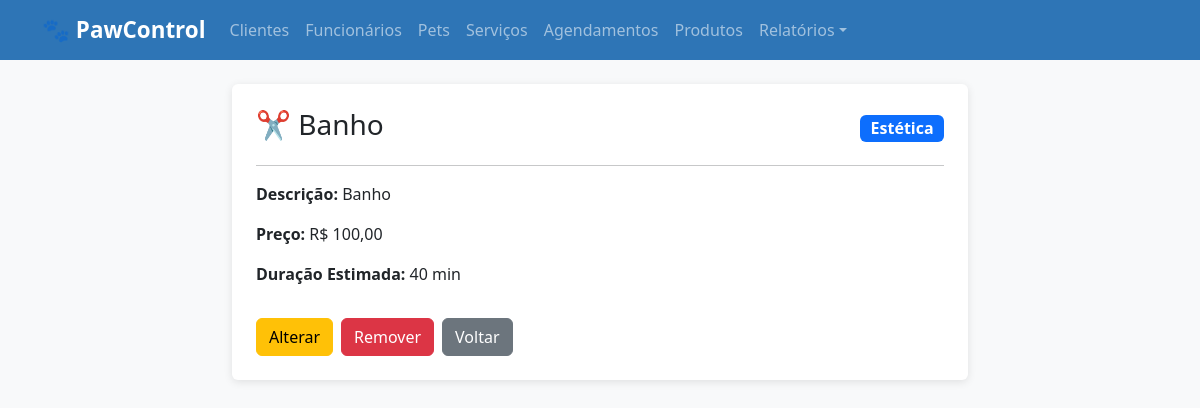
The page /servicos/1/ on the database its author committed.
### core/models.py (models this page shows, shortened)
class Servico(models.Model):
    CATEGORIA_CHOICES = [
        ('Estética', 'Estética'),
        ('Saúde', 'Saúde'),
        ('Hospedagem', 'Hospedagem'),
        ('Outros', 'Outros'),
    ]
    nome = models.CharField(max_length=150, unique=True)
    descricao = models.TextField(max_length=500, blank=True, null=True, verbose_name='Descrição')
    preco = models.DecimalField(max_digits=10, decimal_places=2, verbose_name='Preço')
    duracao_estimada = models.PositiveIntegerField(verbose_name='Duração Estimada (min)')
    categoria = models.CharField(max_length=20, choices=CATEGORIA_CHOICES, default='Outros', verbose_name='Categoria')
    @property
    def preco_formatado(self):
        return f"R$ {self.preco:,.2f}".replace(',', 'X').replace('.', ',').replace('X', '.')
    @property
    def duracao_formatada(self):
        if self.duracao_estimada >= 60:
            horas = self.duracao_estimada // 60
            minutos = self.duracao_estimada % 60
            if minutos > 0:
                return f"{horas}h{minutos}min"
            return f"{horas}h"
        return f"{self.duracao_estimada} min"
    class Meta:
        ordering = ['nome']
        verbose_name = 'Serviço'
        verbose_name_plural = 'Serviços'

### core/views.py (the view)
# urls.py: path('servicos/<int:pk>/', views.servico_detalhar, name='servico_detalhar'),
def servico_detalhar(request, pk):
    servico = get_object_or_404(Servico, pk=pk)
    return render(request, 'core/servico_detalhar.html', {'servico': servico})

### core/templates/core/servico_detalhar.html (shortened to what this page needs)
{% extends "core/base.html" %}
{% block content %}
<div class="row justify-content-center"><div class="col-md-8"><div class="card p-4">
    <div class="d-flex justify-content-between align-items-center"><h3>✂️ {{ servico.nome }}</h3>{% if servico.categoria == "Estética" %}<span class="badge bg-primary fs-6">{{ servico.categoria }}</span>{% elif servico.categoria == "Saúde" %}<span class="badge bg-danger fs-6">{{ servico.categoria }}</span>{% elif servico.categoria == "Hospedagem" %}<span class="badge bg-success fs-6">{{ servico.categoria }}</span>{% else %}<span class="badge bg-secondary fs-6">{{ servico.categoria }}</span>{% endif %}</div><hr>
    <p><strong>Descrição:</strong> {{ servico.descricao|default:"Não informada" }}</p><p><strong>Preço:</strong> {{ servico.preco_formatado }}</p><p><strong>Duração Estimada:</strong> {{ servico.duracao_formatada }}</p>
    <div class="d-flex gap-2 mt-3"><a href="{% url 'servico_alterar' servico.pk %}" class="btn btn-warning">Alterar</a><a href="{% url 'servico_remover' servico.pk %}" class="btn btn-danger">Remover</a><a href="{% url 'servico_listar' %}" class="btn btn-secondary">Voltar</a></div>
</div></div></div>
{% endblock %}

### core/templates/core/base.html (style rules this page uses)
body { background-color: #f8f9fa; }
.card { border: none; box-shadow: 0 2px 8px rgba(0,0,0,0.1); }

### rows shown on the page
Servico: nome "Banho", categoria "Estética", descricao "Banho", preco_formatado "R$ 100,00", duracao_formatada "40 min"
